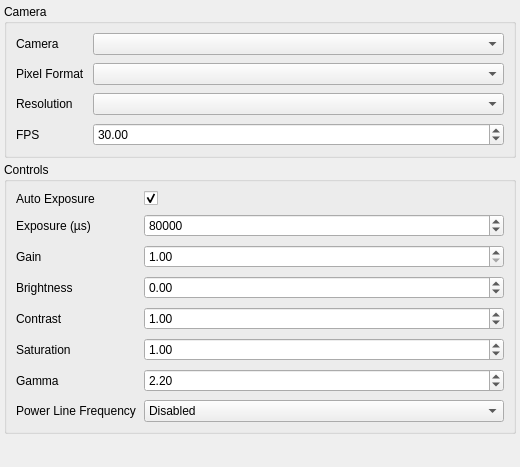
<?xml version="1.0" encoding="UTF-8"?>
<ui version="4.0">
 <class>LcSettingsDialog</class>
 <widget class="QDialog" name="LcSettingsDialog">
  <property name="geometry">
   <rect>
    <x>0</x>
    <y>0</y>
    <width>520</width>
    <height>467</height>
   </rect>
  </property>
  <property name="windowTitle">
   <string>Dialog</string>
  </property>
  <layout class="QVBoxLayout" name="verticalLayout">
   <property name="spacing">
    <number>4</number>
   </property>
   <property name="leftMargin">
    <number>4</number>
   </property>
   <property name="topMargin">
    <number>4</number>
   </property>
   <property name="rightMargin">
    <number>4</number>
   </property>
   <property name="bottomMargin">
    <number>4</number>
   </property>
   <item>
    <widget class="QGroupBox" name="cameraGroupBox">
     <property name="title">
      <string>Camera</string>
     </property>
     <layout class="QFormLayout" name="formLayoutCamera">
      <property name="horizontalSpacing">
       <number>8</number>
      </property>
      <property name="verticalSpacing">
       <number>8</number>
      </property>
      <item row="0" column="0">
       <widget class="QLabel" name="cameraLabel">
        <property name="text">
         <string>Camera</string>
        </property>
       </widget>
      </item>
      <item row="0" column="1">
       <widget class="QComboBox" name="cameraComboBox"/>
      </item>
      <item row="1" column="0">
       <widget class="QLabel" name="captureFormatLabel">
        <property name="text">
         <string>Pixel Format</string>
        </property>
       </widget>
      </item>
      <item row="1" column="1">
       <widget class="QComboBox" name="captureFormatComboBox"/>
      </item>
      <item row="2" column="0">
       <widget class="QLabel" name="resolutionLabel">
        <property name="text">
         <string>Resolution</string>
        </property>
       </widget>
      </item>
      <item row="2" column="1">
       <widget class="QComboBox" name="resolutionComboBox"/>
      </item>
      <item row="3" column="0">
       <widget class="QLabel" name="fpsLabel">
        <property name="text">
         <string>FPS</string>
        </property>
       </widget>
      </item>
      <item row="3" column="1">
       <widget class="QDoubleSpinBox" name="fpsSpinBox">
        <property name="toolTip">
         <string>Frames per second</string>
        </property>
        <property name="decimals">
         <number>2</number>
        </property>
        <property name="minimum">
         <double>1.000000000000000</double>
        </property>
        <property name="maximum">
         <double>480.000000000000000</double>
        </property>
        <property name="singleStep">
         <double>1.000000000000000</double>
        </property>
        <property name="value">
         <double>30.000000000000000</double>
        </property>
       </widget>
      </item>
     </layout>
    </widget>
   </item>
   <item>
    <widget class="QGroupBox" name="controlsGroupBox">
     <property name="title">
      <string>Controls</string>
     </property>
     <layout class="QFormLayout" name="formLayoutControls">
      <property name="horizontalSpacing">
       <number>8</number>
      </property>
      <property name="verticalSpacing">
       <number>8</number>
      </property>
      <item row="0" column="0">
       <widget class="QLabel" name="autoExposureLabel">
        <property name="text">
         <string>Auto Exposure</string>
        </property>
       </widget>
      </item>
      <item row="0" column="1">
       <widget class="QCheckBox" name="autoExposureCheckBox">
        <property name="toolTip">
         <string>Let the camera control exposure automatically</string>
        </property>
        <property name="text">
         <string/>
        </property>
        <property name="checked">
         <bool>true</bool>
        </property>
       </widget>
      </item>
      <item row="1" column="0">
       <widget class="QLabel" name="exposureLabel">
        <property name="text">
         <string>Exposure (µs)</string>
        </property>
       </widget>
      </item>
      <item row="1" column="1">
       <widget class="QDoubleSpinBox" name="sbExposure">
        <property name="toolTip">
         <string>Manual exposure time in microseconds</string>
        </property>
        <property name="decimals">
         <number>0</number>
        </property>
        <property name="minimum">
         <double>1.000000000000000</double>
        </property>
        <property name="maximum">
         <double>1000000.000000000000000</double>
        </property>
        <property name="singleStep">
         <double>100.000000000000000</double>
        </property>
        <property name="value">
         <double>80000.000000000000000</double>
        </property>
       </widget>
      </item>
      <item row="2" column="0">
       <widget class="QLabel" name="gainLabel">
        <property name="text">
         <string>Gain</string>
        </property>
       </widget>
      </item>
      <item row="2" column="1">
       <widget class="QDoubleSpinBox" name="sbGain">
        <property name="toolTip">
         <string>Analogue gain</string>
        </property>
        <property name="decimals">
         <number>2</number>
        </property>
        <property name="minimum">
         <double>1.000000000000000</double>
        </property>
        <property name="maximum">
         <double>16.000000000000000</double>
        </property>
        <property name="singleStep">
         <double>0.100000000000000</double>
        </property>
        <property name="value">
         <double>1.000000000000000</double>
        </property>
       </widget>
      </item>
      <item row="3" column="0">
       <widget class="QLabel" name="brightnessLabel">
        <property name="text">
         <string>Brightness</string>
        </property>
       </widget>
      </item>
      <item row="3" column="1">
       <widget class="QDoubleSpinBox" name="sbBrightness">
        <property name="decimals">
         <number>2</number>
        </property>
        <property name="minimum">
         <double>-1.000000000000000</double>
        </property>
        <property name="maximum">
         <double>1.000000000000000</double>
        </property>
        <property name="singleStep">
         <double>0.100000000000000</double>
        </property>
        <property name="value">
         <double>0.000000000000000</double>
        </property>
       </widget>
      </item>
      <item row="4" column="0">
       <widget class="QLabel" name="contrastLabel">
        <property name="text">
         <string>Contrast</string>
        </property>
       </widget>
      </item>
      <item row="4" column="1">
       <widget class="QDoubleSpinBox" name="sbContrast">
        <property name="decimals">
         <number>2</number>
        </property>
        <property name="minimum">
         <double>0.000000000000000</double>
        </property>
        <property name="maximum">
         <double>32.000000000000000</double>
        </property>
        <property name="singleStep">
         <double>0.100000000000000</double>
        </property>
        <property name="value">
         <double>1.000000000000000</double>
        </property>
       </widget>
      </item>
      <item row="5" column="0">
       <widget class="QLabel" name="saturationLabel">
        <property name="text">
         <string>Saturation</string>
        </property>
       </widget>
      </item>
      <item row="5" column="1">
       <widget class="QDoubleSpinBox" name="sbSaturation">
        <property name="decimals">
         <number>2</number>
        </property>
        <property name="minimum">
         <double>0.000000000000000</double>
        </property>
        <property name="maximum">
         <double>32.000000000000000</double>
        </property>
        <property name="singleStep">
         <double>0.100000000000000</double>
        </property>
        <property name="value">
         <double>1.000000000000000</double>
        </property>
       </widget>
      </item>
      <item row="6" column="0">
       <widget class="QLabel" name="gammaLabel">
        <property name="text">
         <string>Gamma</string>
        </property>
       </widget>
      </item>
      <item row="6" column="1">
       <widget class="QDoubleSpinBox" name="sbGamma">
        <property name="toolTip">
         <string>Camera gamma</string>
        </property>
        <property name="decimals">
         <number>2</number>
        </property>
        <property name="minimum">
         <double>0.010000000000000</double>
        </property>
        <property name="maximum">
         <double>32.000000000000000</double>
        </property>
        <property name="singleStep">
         <double>0.100000000000000</double>
        </property>
        <property name="value">
         <double>2.200000000000000</double>
        </property>
       </widget>
      </item>
      <item row="7" column="0">
       <widget class="QLabel" name="powerLineLabel">
        <property name="text">
         <string>Power Line Frequency</string>
        </property>
       </widget>
      </item>
      <item row="7" column="1">
       <widget class="QComboBox" name="powerLineComboBox">
        <property name="toolTip">
         <string>Mains frequency used to suppress lighting flicker</string>
        </property>
        <item>
         <property name="text">
          <string>Disabled</string>
         </property>
        </item>
        <item>
         <property name="text">
          <string>50 Hz</string>
         </property>
        </item>
        <item>
         <property name="text">
          <string>60 Hz</string>
         </property>
        </item>
       </widget>
      </item>
     </layout>
    </widget>
   </item>
   <item>
    <spacer name="verticalSpacer">
     <property name="orientation">
      <enum>Qt::Orientation::Vertical</enum>
     </property>
     <property name="sizeHint" stdset="0">
      <size>
       <width>20</width>
       <height>20</height>
      </size>
     </property>
    </spacer>
   </item>
  </layout>
 </widget>
 <resources/>
 <connections/>
</ui>
